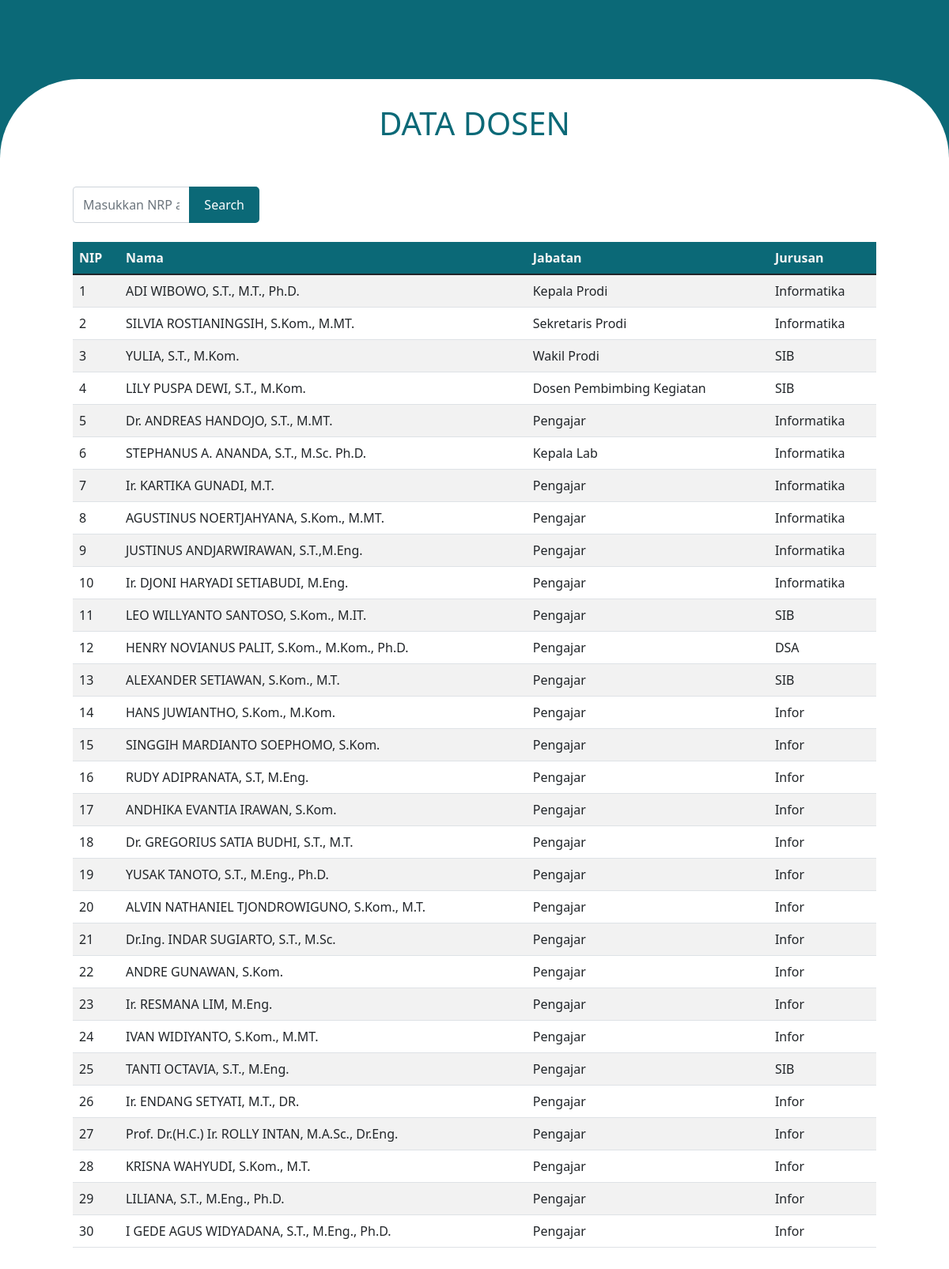
The page /data_dosen.php on the database its author committed.
### tables this page shows
CREATE TABLE `data_dosen` (
  `nip` int(10) NOT NULL,
  `nama` varchar(100) NOT NULL,
  `jabatan` varchar(100) NOT NULL,
  `jurusan` varchar(100) NOT NULL
);

### data_dosen.php (the view, shortened to what this page needs)
<?php
include 'config.php';
if (isset($_POST['search']) && $_POST['keyword'] != ''){
    $nama = $_POST['keyword'];
    $fetch = "SELECT * FROM data_dosen WHERE nama LIKE '%$nama%' OR nip LIKE '%$nama%' OR jabatan LIKE '%$nama%' or jurusan LIKE '%$nama%'";
    $stmt = mysqli_prepare($conn, $fetch);
    mysqli_stmt_execute($stmt);
    $result = mysqli_stmt_get_result($stmt);
}
else{
    $fetch = "SELECT * FROM data_dosen";
    $stmt = mysqli_prepare($conn, $fetch);
    mysqli_stmt_execute($stmt);
    $result = mysqli_stmt_get_result($stmt);
}
?>
<!DOCTYPE html>
<html lang="en">
<head>
    <link href="https://cdn.jsdelivr.net/npm/bootstrap@5.1.3/dist/css/bootstrap.min.css" rel="stylesheet">
</head>
<body style="background-color: #0B6977;">
    <div id="rectangle">
        <div class="container">
            <div class="row">
                <div class="col-lg-12 mb-5">
                    <h1 style="text-align: center; color: #0B6977" class="text-uppercase">data dosen</h1>
                </div>
            </div>
            <form action="" method="post">
                <div class="row mb-4">
                    <div class="col-lg-3">
                        <div class="input-group">
                            <input type="text" name="keyword" id="keyword" class="form-control" placeholder="Masukkan NRP atau nama" aria-label="Masukkan NRP atau nama" aria-describedby="basic-addon2">
                            <button class="btn btn-outline-ocean" type="submit" name="search" id="cari">Search</button>
                        </div>
                    </div>
                </div>
            </form>
            <div class="row">
                <div class="col-lg-12">
                    <div id="wadah">
                        <?php if (mysqli_num_rows($result) > 0): ?>
                            <table class="table table-striped">
                                <thead style="background-color:#0B6977; color: whitesmoke;">
                                    <tr>
                                    <th scope="col">NIP</th>
                                    <th scope="col">Nama</th>
                                    <th scope="col">Jabatan</th>
                                    <th scope="col">Jurusan</th>
                                    </tr>
                                </thead>
                                <tbody>
                                <?php while ($row = mysqli_fetch_assoc($result)): ?>
                                        <tr>
                                            <td><?=$row['nip']?></td>
                                            <td><?=$row['nama']?></td>
                                            <td><?=$row['jabatan']?></td>
                                            <td><?=$row['jurusan']?></td>
                                        </tr>
                                <?php endwhile ?>
                                </tbody>
                            </table>
                        <?php else: ?>
                            <h5>Tidak ada data</h5>
                        <?php endif ?>
                    </div>
                </div>
            </div>
        </div>
    </div>
</body>
</html>

### data_dosen.php (style rules this page uses)
#rectangle { width: 100%; height: 100%; flex-shrink: 0; border-radius: 6.25rem 6.25rem 0rem 0rem; background: white; margin-top:100px; margin-bottom: 0px; padding-left: 5rem; padding-right: 5rem; padding-top: 2rem; padding-bottom: 2rem; }
.btn { display: inline-block; font-weight: 400; text-align: center; white-space: nowrap; vertical-align: middle; user-select: none; border: 1px solid transparent; padding: 0.375rem 0.75rem; font-size: 1rem; line-height: 1.5; border-radius: 0.25rem; transition: color 0.15s ease-in-out, background-color 0.15s ease-in-out, border-color 0.15s ease-in-out, box-shadow 0.15s ease-in-out; }
.btn.btn-outline-ocean { color: #fff; background-color: #0B6977; border: 3px solid #0B6977; padding: 8px 16px; font-weight: 500; border-radius: 5px; text-decoration: none; display: inline-block; font-size: 16px; text-align: center; cursor: pointer; transition: background-color 0.3s, color 0.3s, border-color 0.3s; }

### rows shown on the page
data_dosen: nip "1", nama "ADI WIBOWO, S.T., M.T., Ph.D.", jabatan "Kepala Prodi", jurusan "Informatika"
data_dosen: nip "2", nama "SILVIA ROSTIANINGSIH, S.Kom., M.MT.", jabatan "Sekretaris Prodi", jurusan "Informatika"
data_dosen: nip "3", nama "YULIA, S.T., M.Kom.", jabatan "Wakil Prodi", jurusan "SIB"
data_dosen: nip "4", nama "LILY PUSPA DEWI, S.T., M.Kom.", jabatan "Dosen Pembimbing Kegiatan", jurusan "SIB"
data_dosen: nip "5", nama "Dr. ANDREAS HANDOJO, S.T., M.MT.", jabatan "Pengajar", jurusan "Informatika"
data_dosen: nip "6", nama "STEPHANUS A. ANANDA, S.T., M.Sc. Ph.D.", jabatan "Kepala Lab", jurusan "Informatika"
data_dosen: nip "7", nama "Ir. KARTIKA GUNADI, M.T.", jabatan "Pengajar", jurusan "Informatika"
data_dosen: nip "8", nama "AGUSTINUS NOERTJAHYANA, S.Kom., M.MT.", jabatan "Pengajar", jurusan "Informatika"
data_dosen: nip "9", nama "JUSTINUS ANDJARWIRAWAN, S.T.,M.Eng.", jabatan "Pengajar", jurusan "Informatika"
data_dosen: nip "10", nama "Ir. DJONI HARYADI SETIABUDI, M.Eng.", jabatan "Pengajar", jurusan "Informatika"
data_dosen: nip "11", nama "LEO WILLYANTO SANTOSO, S.Kom., M.IT.", jabatan "Pengajar", jurusan "SIB"
data_dosen: nip "12", nama "HENRY NOVIANUS PALIT, S.Kom., M.Kom., Ph.D.", jabatan "Pengajar", jurusan "DSA"
data_dosen: nip "13", nama "ALEXANDER SETIAWAN, S.Kom., M.T.", jabatan "Pengajar", jurusan "SIB"
data_dosen: nip "14", nama "HANS JUWIANTHO, S.Kom., M.Kom.", jabatan "Pengajar", jurusan "Infor"
data_dosen: nip "15", nama "SINGGIH MARDIANTO SOEPHOMO, S.Kom.", jabatan "Pengajar", jurusan "Infor"
data_dosen: nip "16", nama "RUDY ADIPRANATA, S.T, M.Eng.", jabatan "Pengajar", jurusan "Infor"
data_dosen: nip "17", nama "ANDHIKA EVANTIA IRAWAN, S.Kom.", jabatan "Pengajar", jurusan "Infor"
data_dosen: nip "18", nama "Dr. GREGORIUS SATIA BUDHI, S.T., M.T.", jabatan "Pengajar", jurusan "Infor"
data_dosen: nip "19", nama "YUSAK TANOTO, S.T., M.Eng., Ph.D.", jabatan "Pengajar", jurusan "Infor"
data_dosen: nip "20", nama "ALVIN NATHANIEL TJONDROWIGUNO, S.Kom., M.T.", jabatan "Pengajar", jurusan "Infor"
data_dosen: nip "21", nama "Dr.Ing. INDAR SUGIARTO, S.T., M.Sc.", jabatan "Pengajar", jurusan "Infor"
data_dosen: nip "22", nama "ANDRE GUNAWAN, S.Kom.", jabatan "Pengajar", jurusan "Infor"
data_dosen: nip "23", nama "Ir. RESMANA LIM, M.Eng.", jabatan "Pengajar", jurusan "Infor"
data_dosen: nip "24", nama "IVAN WIDIYANTO, S.Kom., M.MT.", jabatan "Pengajar", jurusan "Infor"
data_dosen: nip "25", nama "TANTI OCTAVIA, S.T., M.Eng.", jabatan "Pengajar", jurusan "SIB"
data_dosen: nip "26", nama "Ir. ENDANG SETYATI, M.T., DR.", jabatan "Pengajar", jurusan "Infor"
data_dosen: nip "27", nama "Prof. Dr.(H.C.) Ir. ROLLY INTAN, M.A.Sc., Dr.Eng.", jabatan "Pengajar", jurusan "Infor"
data_dosen: nip "28", nama "KRISNA WAHYUDI, S.Kom., M.T.", jabatan "Pengajar", jurusan "Infor"
data_dosen: nip "29", nama "LILIANA, S.T., M.Eng., Ph.D.", jabatan "Pengajar", jurusan "Infor"
data_dosen: nip "30", nama "I GEDE AGUS WIDYADANA, S.T., M.Eng., Ph.D.", jabatan "Pengajar", jurusan "Infor"
